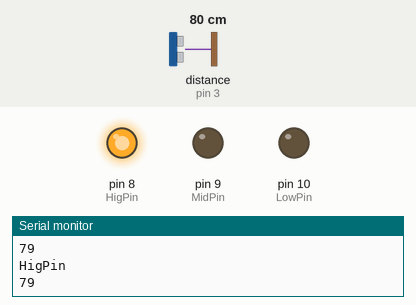
This sketch was run on a simulated Arduino Nano, built with avr-gcc and run on an emulated ATmega328P. Shown: output pins drawn as LEDs (lit = HIGH), the last lines printed to the serial monitor. Wiring (inferred from the names in the program): ultrasonic range finder: trigger pin 4; echo pin 3. Inputs (shaded band) come from the test bench; at power-on: distance to the obstacle (sensor on pin 3) 80 cm. The echo pulse lasts 58.3 µs per cm; pins used as bus, display or sensor lines are not drawn.

Above: at 1.2 s.
1.3 s: distance to the obstacle (sensor on pin 3) set to 23 cm
2.8 s: distance to the obstacle (sensor on pin 3) set to 20 cm
At 3.9 s:
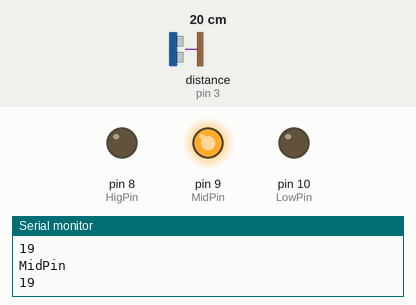
4.5 s: distance to the obstacle (sensor on pin 3) set to 2 cm
At 5.3 s:
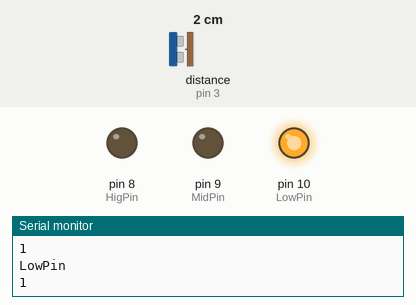
6.0 s: distance to the obstacle (sensor on pin 3) set to 18 cm
At 6.6 s:
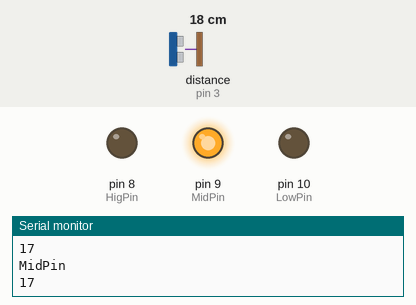
7.5 s: distance to the obstacle (sensor on pin 3) set to 4 cm
At 8.1 s:
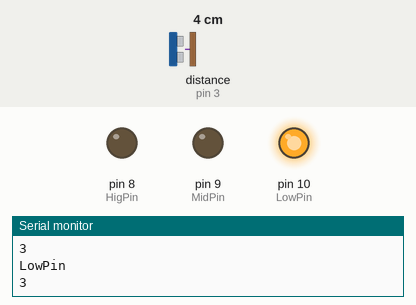
Timing chart, 0 to 10.0 s (numbered marks = the images above; inputs shaded):
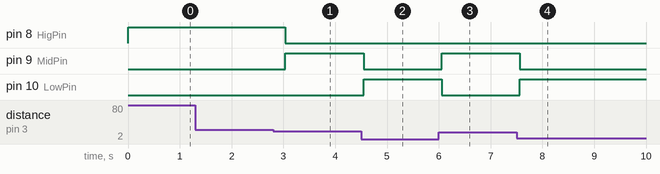

Measured:
- the behaviour switches between 22 and 21 cm on distance to the obstacle (sensor on pin 3) (found by bisection; images 0 and 1)
- after the input at 2.8 s, pin 8 (HigPin): HIGH → LOW after 0.24 s; pin 9 (MidPin): LOW → HIGH after 0.24 s
- after the input at 4.5 s, pin 9 (MidPin): HIGH → LOW after 0.05 s; pin 10 (LowPin): LOW → HIGH after 0.05 s
- after the input at 6.0 s, pin 9 (MidPin): LOW → HIGH after 0.05 s; pin 10 (LowPin): HIGH → LOW after 0.05 s
- after the input at 7.5 s, pin 9 (MidPin): HIGH → LOW after 0.06 s; pin 10 (LowPin): LOW → HIGH after 0.06 s

The sketch:

water_level.ino
```cpp
/*
 * Water level project 1.0
 * Arduino day 2017
 * Parmg.org Group
 * https://github.com/parmg/arduino-day/blob/master/water_level.ino
 *
 * Requirements
 * 1. Breadboard
 * 2. Arduino Nano v3
 * 3. HC-SR04 Ultrasonic Sensor
 * 4. LEDs
 * 5. Cables
 *
 * Instructions
 * 1. Install Arduino on the Breadboard
 * 2. Connect Arduino 5V to Ultrasonic Sensor VCC
 * 3. Connect Arduino GND to Ultrasonic Sensor GND
 * 4. Connect Arduino D3 to Ultrasonic Sensor ECHO
 * 5. Connect Arduino D4 to Ultrasonic Sensor TRIG
 * 6. Connect Arduino GND to Breadboard Minus line
 * 7. Connect Arduino D10 to long leg in LED (high level)
 * 8. Connect Arduino D9 to long leg in LED (medium level)
 * 9. Connect Arduino D8 to long leg in LED (low level led)
 * 10. Connect All LEDs short leg to  Breadboard Minus line
 *
 */

#define echoPin 3 // Echo Pin
#define trigPin 4 // Trigger Pin

#define LowPin 10 // low level LED
#define MidPin 9  // medium level LED
#define HigPin 8  // high level LED

#define LowRange 10 // Low Range
#define MidRange 20 // Mid Range
#define HigRange 30 // Hi Range

long duration, distance; // Duration used to calculate distance

void setup() {
  // send logs
  Serial.begin (9600);
  // to send soundwaves
  pinMode(trigPin, OUTPUT);
  // to receive soundwaves
  pinMode(echoPin, INPUT);
  // LEDs pins
  pinMode(LowPin, OUTPUT);
  pinMode(MidPin, OUTPUT);
  pinMode(HigPin, OUTPUT);
}

void loop() {
  /* The following trigPin/echoPin cycle is used to determine the
  distance of the nearest object by bouncing soundwaves off of it. */

  // stop pin
  digitalWrite(trigPin, LOW);
  // wait for 2ms
  delayMicroseconds(2);

  // send soundwaves
  digitalWrite(trigPin, HIGH);
  // wait for 10ms
  delayMicroseconds(10);
  // stop pin
  digitalWrite(trigPin, LOW);
  // read the soundwaves
  duration = pulseIn(echoPin, HIGH);
  // Calculate the distance (in cm) based on the speed of sound.
  distance = duration/58.2;

  if (distance > 0 and distance <= LowRange){
    digitalWrite(HigPin, LOW);
    digitalWrite(MidPin, LOW);
    digitalWrite(LowPin, HIGH); // On
    Serial.println("LowPin");
  } else if (distance > LowRange and distance <= MidRange){
    digitalWrite(HigPin, LOW);
    digitalWrite(MidPin, HIGH); // On
    digitalWrite(LowPin, LOW);
    Serial.println("MidPin");
  } else {
    digitalWrite(HigPin, HIGH); // On
    digitalWrite(MidPin, LOW);
    digitalWrite(LowPin, LOW);
    Serial.println("HigPin");
  }

  // Send the distance to the computer using Serial protocol
  Serial.println(distance);

  // Delay 300ms before next reading.
  delay(300);
}
```
